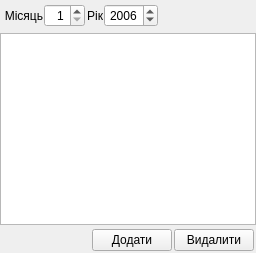
  <widget class="QDockWidget" name="dockWidget_korektura">
   <property name="features">
    <set>QDockWidget::DockWidgetFloatable|QDockWidget::DockWidgetMovable</set>
   </property>
   <property name="windowTitle">
    <string>Таблиця КОРЕКТУРА ПО ПЛОЩІ</string>
   </property>
   <attribute name="dockWidgetArea">
    <number>2</number>
   </attribute>
   <widget class="QWidget" name="dockWidgetContents_3">
    <layout class="QGridLayout">
     <property name="horizontalSpacing">
      <number>0</number>
     </property>
     <property name="verticalSpacing">
      <number>2</number>
     </property>
     <property name="margin">
      <number>0</number>
     </property>
     <item row="0" column="0">
      <layout class="QVBoxLayout">
       <property name="spacing">
        <number>2</number>
       </property>
       <property name="margin">
        <number>0</number>
       </property>
       <item>
        <layout class="QHBoxLayout">
         <property name="spacing">
          <number>1</number>
         </property>
         <property name="margin">
          <number>4</number>
         </property>
         <item>
          <widget class="QLabel" name="label_month_korektura">
           <property name="text">
            <string>Місяць</string>
           </property>
           <property name="alignment">
            <set>Qt::AlignRight|Qt::AlignTrailing|Qt::AlignVCenter</set>
           </property>
          </widget>
         </item>
         <item>
          <widget class="QSpinBox" name="spinBox_month_korektura">
           <property name="sizePolicy">
            <sizepolicy hsizetype="Fixed" vsizetype="Fixed">
             <horstretch>0</horstretch>
             <verstretch>0</verstretch>
            </sizepolicy>
           </property>
           <property name="minimumSize">
            <size>
             <width>35</width>
             <height>0</height>
            </size>
           </property>
           <property name="alignment">
            <set>Qt::AlignRight|Qt::AlignTrailing|Qt::AlignVCenter</set>
           </property>
           <property name="minimum">
            <number>1</number>
           </property>
           <property name="maximum">
            <number>12</number>
           </property>
           <property name="value">
            <number>1</number>
           </property>
          </widget>
         </item>
         <item>
          <widget class="QLabel" name="label_year_korektura">
           <property name="text">
            <string>Рік</string>
           </property>
           <property name="alignment">
            <set>Qt::AlignRight|Qt::AlignTrailing|Qt::AlignVCenter</set>
           </property>
          </widget>
         </item>
         <item>
          <widget class="QSpinBox" name="spinBox_year_korektura">
           <property name="minimumSize">
            <size>
             <width>40</width>
             <height>0</height>
            </size>
           </property>
           <property name="alignment">
            <set>Qt::AlignRight|Qt::AlignTrailing|Qt::AlignVCenter</set>
           </property>
           <property name="minimum">
            <number>2003</number>
           </property>
           <property name="maximum">
            <number>2100</number>
           </property>
           <property name="value">
            <number>2006</number>
           </property>
          </widget>
         </item>
         <item>
          <spacer>
           <property name="orientation">
            <enum>Qt::Horizontal</enum>
           </property>
           <property name="sizeHint" stdset="0">
            <size>
             <width>40</width>
             <height>20</height>
            </size>
           </property>
          </spacer>
         </item>
        </layout>
       </item>
       <item>
        <widget class="QTableView" name="tableView_korektura">
         <property name="mouseTracking">
          <bool>false</bool>
         </property>
         <property name="focusPolicy">
          <enum>Qt::ClickFocus</enum>
         </property>
         <property name="statusTip">
          <string>Таблиця КОРЕКТУРА</string>
         </property>
         <property name="sortingEnabled">
          <bool>true</bool>
         </property>
        </widget>
       </item>
       <item>
        <layout class="QHBoxLayout">
         <property name="spacing">
          <number>2</number>
         </property>
         <property name="margin">
          <number>2</number>
         </property>
         <item>
          <spacer name="horizontalSpacer_14">
           <property name="orientation">
            <enum>Qt::Horizontal</enum>
           </property>
           <property name="sizeHint" stdset="0">
            <size>
             <width>40</width>
             <height>20</height>
            </size>
           </property>
          </spacer>
         </item>
         <item>
          <widget class="QPushButton" name="pushButton_add_korektura">
           <property name="focusPolicy">
            <enum>Qt::ClickFocus</enum>
           </property>
           <property name="statusTip">
            <string>Додати новий запис</string>
           </property>
           <property name="text">
            <string>Додати</string>
           </property>
           <property name="icon">
            <iconset resource="tke/tke_rc">
             <normaloff>:/pictures/pictures/bluplus.png</normaloff>:/pictures/pictures/bluplus.png</iconset>
           </property>
           <property name="iconSize">
            <size>
             <width>12</width>
             <height>12</height>
            </size>
           </property>
           <property name="flat">
            <bool>false</bool>
           </property>
          </widget>
         </item>
         <item>
          <widget class="QPushButton" name="pushButton_del_korektura">
           <property name="focusPolicy">
            <enum>Qt::ClickFocus</enum>
           </property>
           <property name="statusTip">
            <string>Видалити позначений запис</string>
           </property>
           <property name="text">
            <string>Видалити</string>
           </property>
           <property name="icon">
            <iconset resource="tke/tke_rc">
             <normaloff>:/pictures/pictures/bluminus.png</normaloff>:/pictures/pictures/bluminus.png</iconset>
           </property>
           <property name="iconSize">
            <size>
             <width>12</width>
             <height>12</height>
            </size>
           </property>
          </widget>
         </item>
        </layout>
       </item>
      </layout>
     </item>
    </layout>
   </widget>
  </widget>
